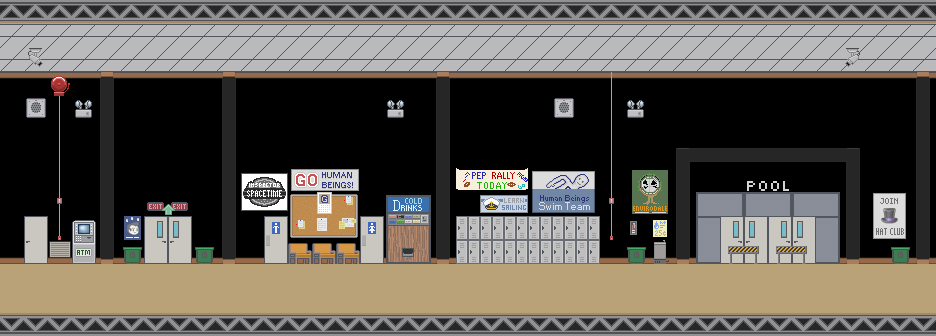

The image is a tile-based game level rendered from a .tmx file. Its description and source (layers, tilesets, objects; grid data summarised) follow:
An orthogonal 39x14 tile map with 24x24 px tiles, 3 tile layers (Tile Layer 1, Tile Layer 2, Tile Layer 3) and 7 objects (5x floor, door).

<map height="14" orientation="orthogonal" tileheight="24" tilewidth="24" version="1.0" width="39">
 <properties><property name="blended tiles" value="2,11,12,13,14,15,16,17,18,19,20,21,22,23,24,25,26,27,28,29,30,32,33,34,35,36,37,38,39,40,41,42,43,44,45,46,47,48,49,50,51,52,53,54,55,56,57,58,59,60,62,63,64,65,66,67,68,69,70,71,72,73,74,75,78,79,80,81,82,83,84,85,86,87,88,89,90,92,93,94,95,96,98,99,100,101,102,103,104,105,108,109,110,111,112,113,114,115,116,117,118,119,120,121,122,123,124,125,126,128,129,130,131,132,133,134,135,138,139,140,141,142,143,144,145,146,147,148,149,150,151,152,153,154,155,156,158,159,160,161,162,163,164,165,168,169,170,171,172,173,174,175,176,177,178,179,180,181,182,183,190,191,192,193,194,195,196,197,198,199,200,201,202,203,204,205,206,207,208,209,210,211,212,213,218,221,222,223,224,225,226,227,228,229,230,231,232,233,234,235,236,237,238,239,240,241,242,243,244,245,246,247,248,249,252,253,254,255,256,257,258,259,260,261,262,263,264,265,266,267,268,269,270,271,272,273,274,275,276,277,278,279,282,283,284,285,286,287,288,289,290,291,292,293,294,295,296,297,298,299,300,301,302,303,304,305,306,307,308,309,310,311,312,313,314,317,318,319,320,321,322,323,324,325,326,327,328,329,330,331,332,333,334,335,336,337,338,339,340,341,342,343,344,345,346,347,348,349,350,351,352,353,354,355,356,357,358,359,360,361,362,366,367,368,369,370,371,372,373,374,375,376,377,378,379,380,381,382,383,384,386,387,388,389,390,391,392,396,397,398,399,400,401,403,404,405,406,407,408,409,410,411,412,413,414,415,416,417,418,419,420,421,422,426,427,428,429,430,431,433,434,435,436,437,438,439,440,441,443,444,445,446,447,448,449,450,451,452,456,457,458,459,460,461,463,464,465,466,467,468,469,470,471,473,474,475,476,477,478,479,480,481,482,486,487,488,489,490,491,492,493,494,495,500,501,503,504,505,506,507,508,509,510,511,512,513,514,515,516,517,518,519,520,521,522,523,524,525,526,527,528,529,530,531,532,533,534,535,536,537,538,539,540,1,2,3,4,5,6,7,8,9,10,11,12,13,14,15,16,17,18,19,20,21,22,23,24,25,26,27,28,29,30,31,32,33,34,35,36,37,38,41,45,46,47,48,50,51,52,53,54,55,56,57,58,59,60,61,62,63,64,65,66,67,68,69,70,71,72,73,74,75,76,77,78,79,80,81,82,83,84,8,9,10,11,12,13,14,15,20,21,22,23,24,32,33,34,35,36,37,38,39,40,41,42,43,44,45,46,47,48,55,56,57,58,59,60,61,62,63,64,65,66,67,68,69,70,71,72,73,74,75,76,77,78,79,80,81,82,83,84,87,88,89,90,91,92,93,94,95,96,97,98,99,100,101,102,103,104,105,108,110,111,112,113,114,115,116,117,118,119,120,121,122,123,124,125,126,127,128,129,130,131,132,135,136,137,138,139,140,141,142,143,144,145,147,148,149,150,151,152,153,154,155,156,158,159,160,161,162,163,164,165,166,167,168,169,170,171,172,173,174,175,176,177,178,179,180,181,182,183,184,185,186,187,188,189,190,191,192,193,194,195,196,197,198,199,200,203,204,205,208,209,210,211,212,213,214,217,218,219,220,222,223,224,227,228,229,232,233,234,235,236,237,238,241,242,243,244,245,246,247,248,249,250,251,252,253,254,255,256,257,258,259,260,261,262,263,264,265,266,267,268,269,270,271,272,273,274,275,276,277,278,279,280,281,282,283,284,285,286,287,288,289,290,291,292,293,294,295,296,297,298,299,304,305,306,307,308,309,310,311,312,313,314,315,316,317,318,319,320,321,322,323,324,328,329,330,331,332,333,334,335,336,337,338,339,340,341,342,343,344,345,346,347,348,349,350,351,352,353,354,357,358,360,361,362,363,364,365,366,367,368,371,372,373,374,375,376,377,378,381,382,384,385,386,387,388,389,390,391,392,393,394,395,396,397,398,399,400,401,402,403,404,405,406,408,409,410,411,412,413,414,415,416,417,418,419,420,421,422,423,424,425,429,430,432,433,434,435,436,437,438,439,440,441,444,445,449,453,454,455,456,457,458,459,460,461,462,463,464,465,468,469,472,473,474,475,476,477,478,479,480,2,3,4,6,7,8,9,10,11,12,13,14,15,16,17,18,19,20,21,22,23,26,27,28,29,30,31,32,33,34,35,36,37,38,39,40,41,42,43,44,45,46,47,48,49,50,51,52,53,54,55,56,57,58,59,60,61,62,63,64,65,66,67,69,70,72,73,74,77,78,82,83,84,85,86,103,104,105,1,2,3,4,5,6,7,8,9,13,15,16,19,20,21,22,26,27,28,29,30,31,32,33,34,35,39,40,41,42,43,44,45,46,47,48,52,53,54,55,56,57,58,59,60,61,62,63,64,65,66,67,68,69,70,71,72,73,74,75,76,77,78,79,80,81,82,83,84,85,86,87,88,89,90,91,92,93,94,95,96,97,98,99,100,101,102,103,104,105,106,107,108,109,110,111,112,113,114,115,116,117,118,119,120,121,122,123,124,125,126,127,128,129,130,131,133,134,135,136,137,138,139,140,141,142,143,144,146,147,148,149,150,151,152,153,154,155,156,157,158,159,160,161,162,163,164,165,166,167,168,169,1,3,5,7,8,9,10,11,13,17,18,19,21,22,23,25,26,27,28,29,30,31,33,35,36,37,39,41,42,45,46,47,48,51,52,54,55,56,58,59,60,61,63,64,66,67,68,69,70,71,73,74,75,79,80,81,82,83,84,85,87,89,90,91,94,95,96,97,98,100,101,102,103,104,105,106,107,108,109,111,112,113,114,115,116,117,118,119,120" />
  <property name="blue" value="159" />
  <property name="green" value="123" />
  <property name="red" value="104" />
  <property name="soundtrack" value="greendale-alt" />
  <property name="title" value="Borchert Hallway" />
 </properties>
 <tileset firstgid="1" name="greendale-hallways" tileheight="24" tilewidth="24">
  <image height="480" source="../images/tilesets/greendale-hallways.png" width="576" />
 </tileset>
 <layer height="14" name="Tile Layer 1" width="39">
  <data>[546 cells, 279 non-empty, 20 distinct tile ids]</data>
 </layer>
 <layer height="14" name="Tile Layer 2" width="39">
  <data>[546 cells, 111 non-empty, 11 distinct tile ids]</data>
 </layer>
 <layer height="14" name="Tile Layer 3" width="39">
  <data>[546 cells, 71 non-empty, 49 distinct tile ids]</data>
 </layer>
 <objectgroup height="14" name="nodes" width="39">
  <object height="51" name="main" type="door" width="45" x="145" y="217">
   <properties>
    <property name="level" value="greendale-exterior" />
    <property name="to" value="borchert" />
   </properties>
  </object>
 </objectgroup>
 <objectgroup height="14" name="floor" width="39">
  <object height="48" width="936" x="0" y="269" />
 </objectgroup>
 <objectgroup color="#55557f" height="14" name="platform" width="39">
  <object height="7" type="floor" width="21" x="73" y="221" />
  <object height="6" type="floor" width="68" x="290" y="253" />
  <object height="8" type="floor" width="43" x="386" y="196" />
  <object height="7" type="floor" width="140" x="457" y="218" />
  <object height="4" type="floor" width="10" x="654" y="243" />
 </objectgroup>
</map>
